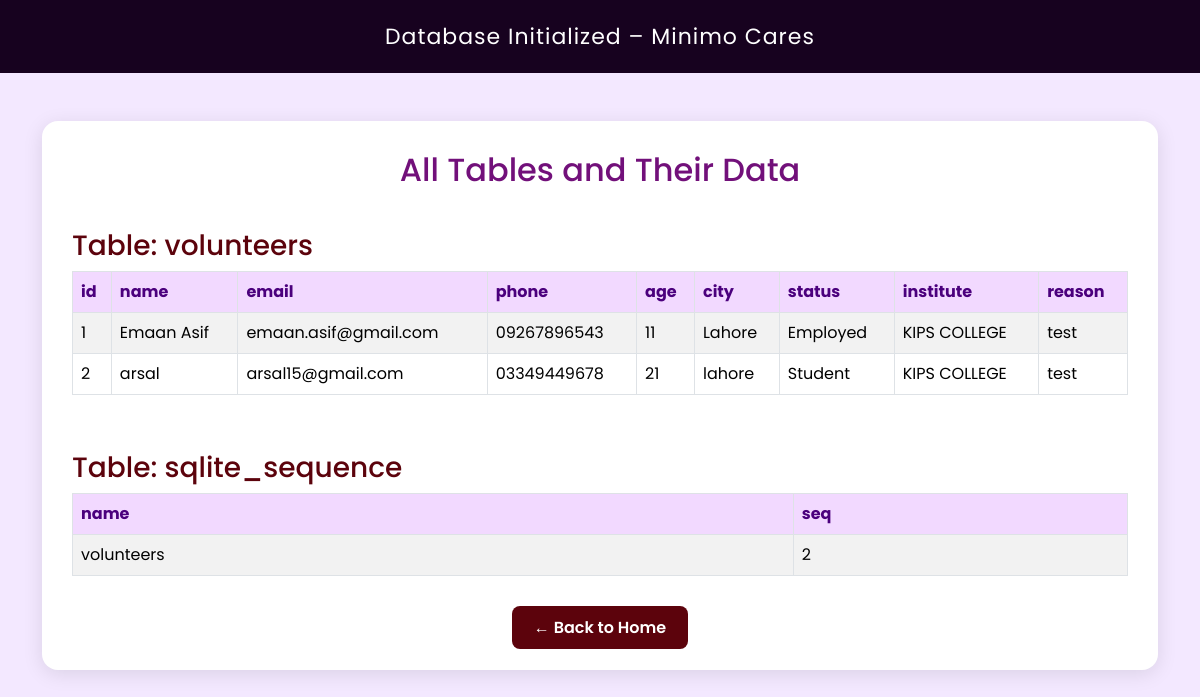
/viewdb, run on the app's committed database.
### tables this page shows
CREATE TABLE volunteers (
    id INTEGER PRIMARY KEY AUTOINCREMENT,
    name TEXT NOT NULL ,
    email TEXT NOT NULL,
    phone TEXT NOT NULL,
    age INTEGER NOT NULL CHECK (age > 0),
    city TEXT NOT NULL ,
    status TEXT NOT NULL ,
    institute TEXT NOT NULL ,
    reason TEXT NOT NULL
);

### app.py (the view)
@app.route("/viewdb")
def view_db():
    conn = get_db_connection()
    cursor = conn.cursor()
    cursor.execute("SELECT name FROM sqlite_master WHERE type='table';")
    tables = cursor.fetchall()
    table_data = {}
    for table in tables:
        table_name = table['name']
        cursor.execute(f"SELECT * FROM {table_name};")
        data = cursor.fetchall()
        table_data[table_name] = data
    conn.close()
    return render_template("initdb.html", table_data=table_data)

### app.py (called while the page is built)
def get_db_connection():
    conn = sqlite3.connect(DATABASE)
    conn.row_factory = sqlite3.Row
    return conn

### templates/initdb.html (shortened to what this page needs)
<!DOCTYPE html>
<html lang="en">
<head>
  <link href="https://cdn.jsdelivr.net/npm/bootstrap@5.3.3/dist/css/bootstrap.min.css" rel="stylesheet">
</head>
<body>
<header>Database Initialized – Minimo Cares</header>
<div class="container my-5">
  <div class="custom-card">
    <h2 class="text-center">All Tables and Their Data</h2>
    {% if table_data %}
      {% for table_name, data in table_data.items() %}
        <h3>Table: {{ table_name }}</h3>
        {% if data %}
          <div class="table-responsive">
            <table class="table table-bordered table-striped align-middle">
              <thead>
                <tr>
                  {% for column in data[0].keys() %}
                    <th>{{ column }}</th>
                  {% endfor %}
                </tr>
              </thead>
              <tbody>
                {% for row in data %}
                  <tr>
                    {% for value in row %}
                      <td>{{ value }}</td>
                    {% endfor %}
                  </tr>
                {% endfor %}
              </tbody>
            </table>
          </div>
        {% else %}
          <p class="empty-msg">No records found in this table yet.</p>
        {% endif %}
      {% endfor %}
    {% else %}
      <p class="empty-msg">No tables found in the database.</p>
    {% endif %}
    <div class="text-center mt-4">
      <a href="/home" class="back-link">← Back to Home</a>
    </div>
  </div>
</div>
</body>
</html>

### templates/initdb.html (style rules this page uses)
body { font-family: 'Poppins', sans-serif; background-color: #F3E8FF; color: #4B007D; }
header { background-color: #17021f; color: white; text-align: center; padding: 20px; font-size: 22px; letter-spacing: 1px; }
h2 { color: #72107a; margin-bottom: 30px; }
h3 { color: #5c030c; margin-top: 40px; }
.custom-card { background: white; border-radius: 16px; padding: 30px; box-shadow: 0 4px 20px rgba(0,0,0,0.1); }
.table th { background-color: #f2d9ff; color: #4B007D; }
.back-link { background-color: #5c030c; color: white; padding: 10px 22px; border-radius: 8px; font-weight: 600; text-decoration: none; transition: 0.3s; }

### data on the page
volunteers: row "1" "11", name "Emaan Asif", email "emaan.asif@gmail.com", phone "09267896543", city "Lahore", status "Employed", institute "KIPS COLLEGE", reason "test"
volunteers: row "2" "21", name "arsal", email "arsal15@gmail.com", phone "03349449678", city "lahore", status "Student", institute "KIPS COLLEGE", reason "test"

### other printed values
{{ table_name }} "volunteers" "sqlite_sequence"
{{ column }} "id" "name" "email" "phone" "age" "city" "status" "institute" "reason" "name" "seq"
{{ value }} "volunteers" "2"
